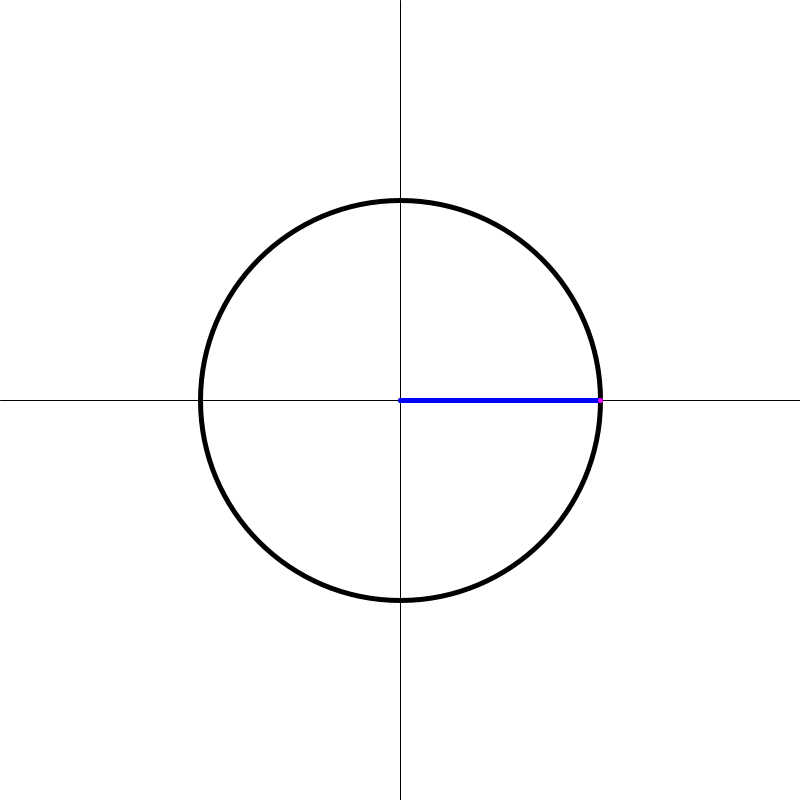
Frame 1 (no input)
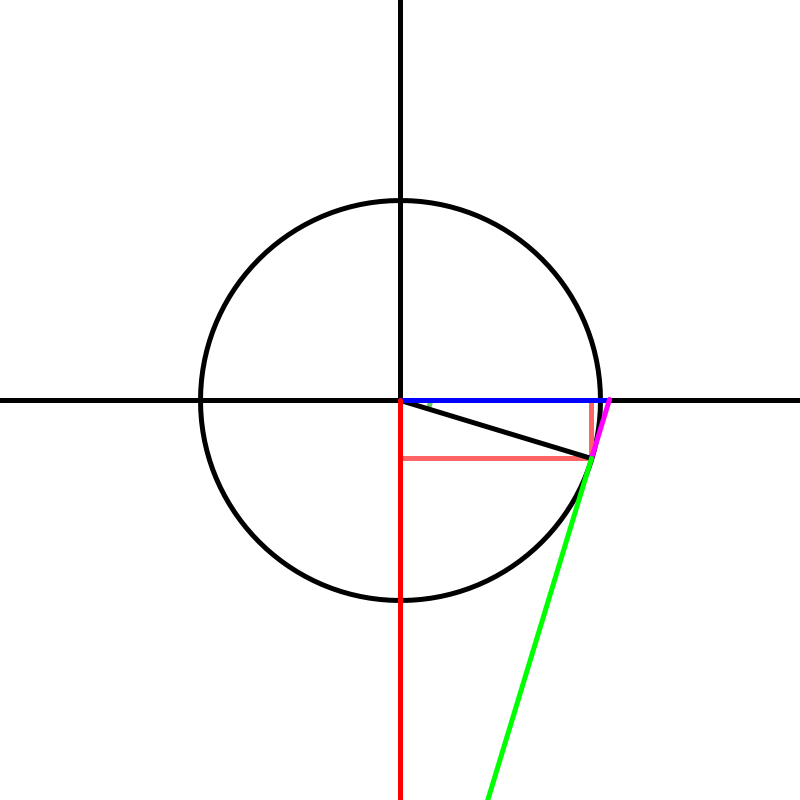
Frame 60 (the mouse pressed at the canvas centre just before this capture)
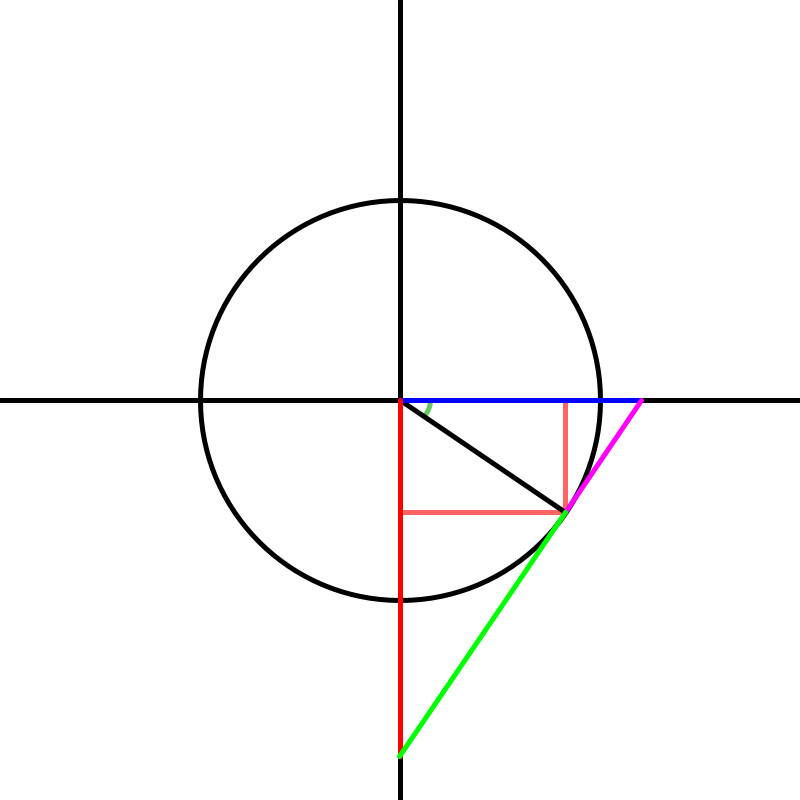
Frame 120 (the mouse held since frame 60 and released just before this capture)

The Processing sketch that drew these frames (run headless with seeded random() and noise(); from frame 60 on, the mouse is pressed at the canvas centre):

// Processing sketch: dattrig
// ── dattrig.pde
float r = 400 / 2f;
float theta = 0;
float x = cos(theta);
float y = sin(theta);

void setup() {
  size(800, 800);
  frameRate(60);
}

void drawGraph() {
  translate(width / 2, height / 2);
  stroke(0);
  line(-width / 2f, 0, width / 2f, 0);  
  line(0, -height / 2f, 0, height / 2f);  
  stroke(0);
  strokeWeight(5);
  fill(0, 0, 0, 0);
  ellipse(0, 0, r*2f, r*2f);
  
  float x = cos(theta) * r;
  float y = sin(theta) * r;
  
  stroke(255, 100, 100);
  line(x, 0, x, y);
  line(0, y, x, y);
  stroke(100, 200, 100);
  arc(0, 0, 60, 60, 0, theta);
  stroke(0);
  line(0, 0, x, y);
  stroke(0, 0, 255);
  line(0, 0, 1f / cos(theta) * r, 0);
  stroke(255, 0, 0);
  line(0, 0, 0, 1f / sin(theta) * r);
  
  rotate(theta);
  stroke(255, 0, 255);
  line(r, 0, r, -tan(theta) * r);
  stroke(0, 255, 0);
  line(r, 0, r, 1f / tan(theta) * r);
}

void draw() {
  background(255);
  pushMatrix();
  drawGraph();
  popMatrix();
  
  theta += .005f;
  if(degrees(theta) >= 360) theta = 0;
}
